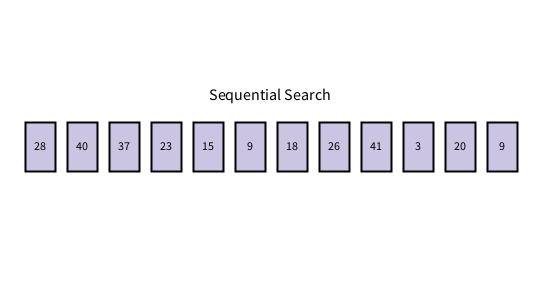
Frame 1 (no input)
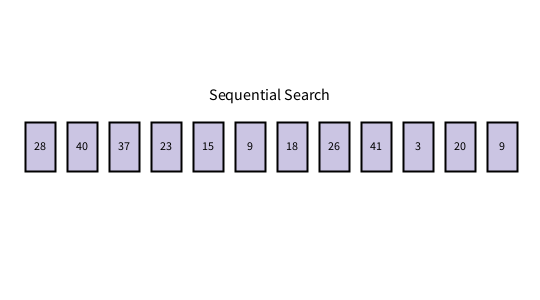
Frame 60 (the mouse pressed at the canvas centre just before this capture)
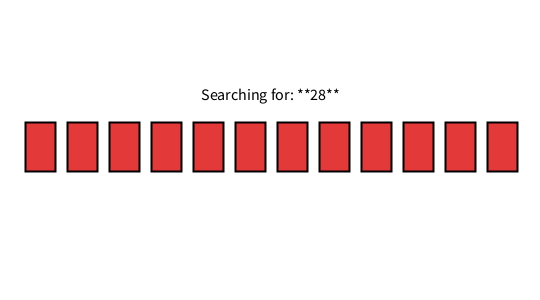
Frame 120 (the mouse held since frame 60 and released just before this capture)

The Processing sketch that drew these frames (run headless with seeded random() and noise(); from frame 60 on, the mouse is pressed at the canvas centre):

// Processing sketch: processing_100691
// ── processing_100691.pde

final int WIDTH = 30;
final int HEIGHT = 49;
color FORE = color(227, 57, 57), BACK = color(203, 197, 227);

boolean startT;
boolean case1 = true;
boolean case2 = false;

int timeS = 0;
int searchNum;
int currIndex = 0;
Card[] cards = new Card[12];

void setup() {
  size(540, 300);

  int startX = 40;
  int startY = height/2;

  for (int i = 0; i < cards.length; i++) {
    cards[i] = new Card(startX, startY, int(random(1) * 40  + random(1, 8)));
    startX += 12 + WIDTH;
  }

  searchNum = cards[int(random(0, cards.length))].getID();
  textAlign(CENTER);
}

void draw() {
  background(255);
  startTimer();

  if (!case2) {
    fill(0);
    textSize(16);
    text("Sequential Search", width/2, height/3);
  }
  else {
    fill(0);
    textSize(16);
    text("Searching for: **" + searchNum + "**", width/2, height/3);
  }

  if (case1 && getTimePassed() > 2400) {
    for (int i = 0; i < cards.length; i++) {
      cards[i].flip();
    }

    stopTimer();
    case1 = false;
    case2 = true;
    currIndex = 0;
  } else if (getTimePassed() > 900 && case2) {
    stopTimer();
    cards[currIndex].flip();
    
    if (searchNum == cards[currIndex].getID()){
      terminate();
    }
    currIndex++;
  }

  for (int i = 0; i < cards.length; i++) {
    cards[i].display();
  }
}

void terminate() {
  noLoop();
  textSize(24);
  fill(0);
  text("Found " + searchNum + "!", width/2, 2 * height / 3);
  textSize(16);
  text("Search took " + currIndex + " flips.", width/2, 5 * height / 6);
}

void seqFlip(int i) {
  cards[i].flip();
}

class Card {
  boolean isFlipped;
  int x, y;
  int id;

  Card(int x1, int y1, int id) {
    x = x1;
    y = y1;
    this.id = id;
  }

  void display() {
    rectMode(CENTER);
    if (isFlipped) {
      fill(FORE);
    } else {
      fill(BACK);
    }

    stroke(0);
    strokeWeight(2);
    rect(x, y-3, WIDTH, HEIGHT);
    if (!isFlipped) {
      fill(0);
      textSize(12);
      textAlign(CENTER);
      text(id + "", x, y);
    }
  }

  void flip() {
    isFlipped = !isFlipped;
  }

  int getID() {
    return id;
  }

  //  boolean checkBounds(int x1, int y1) {
  //    boolean checkX = x1 >= (x - WIDTH/2) && x1 <= (x + WIDTH/2);
  //    boolean checkY = y1 >= (y - HEIGHT/2) && y1 >= (y + HEIGHT/2);
  //    return  checkX && checkY;
  //  }
}

void startTimer() {
  if (startT)
    return;
  startT = true;
  timeS = millis();
}

int getTimePassed() {
  return millis() - timeS;
}

void stopTimer() {
  startT = false;
}

void restartTimer() {
  stopTimer();
  startTimer();
}
